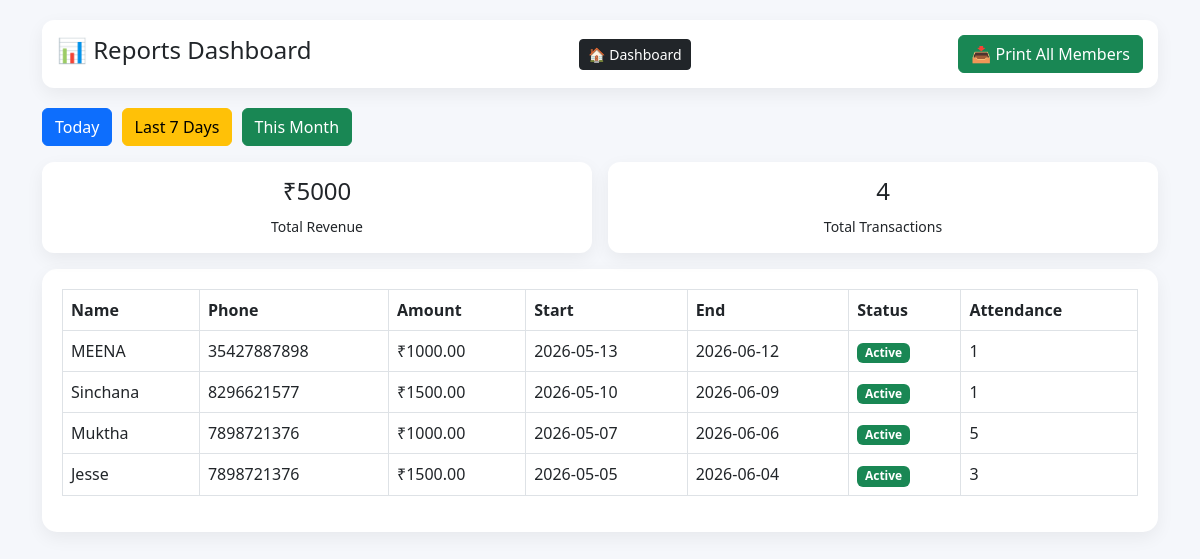
/report.php?filter=month, run on the app's committed database.
### tables this page shows
CREATE TABLE `members` (
  `id` int(11) NOT NULL,
  `name` varchar(100) DEFAULT NULL,
  `dob` date DEFAULT NULL,
  `address` text DEFAULT NULL,
  `phone` varchar(15) DEFAULT NULL,
  `gender` varchar(10) DEFAULT NULL,
  `occupation` varchar(100) DEFAULT NULL,
  `photo` varchar(255) DEFAULT 'default.png',
  `status` varchar(20) DEFAULT 'expired',
  `created_at` timestamp NOT NULL DEFAULT current_timestamp(),
  `gym_id` int(11) DEFAULT 1,
  `password` varchar(255) DEFAULT NULL
);

### report.php (the view, shortened to what this page needs)
<?php
include("../includes/db.php");
$filter = $_GET['filter'] ?? 'today';
$sql = "
SELECT
    m.id,
    m.name,
    m.phone,
    p.amount,
    p.start_date,
    p.end_date,
    /* ATTENDANCE COUNT */
    (
        SELECT COUNT(*)
        FROM attendance a
        WHERE a.member_id = m.id
    ) as attendance_count
FROM payments p
JOIN members m ON m.id = p.member_id
";
if ($filter == 'today') {
    $sql .= " WHERE DATE(p.start_date) = CURDATE() ";
}
elseif ($filter == 'week') {
    $sql .= " WHERE p.start_date >= DATE_SUB(CURDATE(), INTERVAL 7 DAY) ";
}
elseif ($filter == 'month') {
    $sql .= " WHERE MONTH(p.start_date) = MONTH(CURDATE())
              AND YEAR(p.start_date) = YEAR(CURDATE()) ";
}
$sql .= " ORDER BY p.id DESC";
$result = $conn->query($sql);
$totalRevenue = 0;
$totalCount = 0;
if($result){
    $rows = [];
    while($r = $result->fetch_assoc()){
        $rows[] = $r;
        $totalRevenue += $r['amount'];
        $totalCount++;
    }
}
?>
<!DOCTYPE html>
<html>
<head>
    <link href="https://cdn.jsdelivr.net/npm/bootstrap@5.3.0/dist/css/bootstrap.min.css" rel="stylesheet">
</head>
<body>
<div class="container">
    <div class="topbar">
        <h4>📊 Reports Dashboard</h4>
        <a href="../dashboard.php" class="btn btn-dark btn-sm">🏠 Dashboard</a>
  <a href="export_excel.php"
class="btn btn-success">
📥 Print All Members
</a>
</div>
    <div class="mb-3">
        <a href="?filter=today" class="btn btn-primary btn-filter">Today</a>
        <a href="?filter=week" class="btn btn-warning btn-filter">Last 7 Days</a>
        <a href="?filter=month" class="btn btn-success btn-filter">This Month</a>
    </div>
    <div class="row g-3 mb-3">
        <div class="col-md-6">
            <div class="stat-card">
                <h4>₹<?= $totalRevenue ?></h4>
                <small>Total Revenue</small>
            </div>
        </div>
        <div class="col-md-6">
            <div class="stat-card">
                <h4><?= $totalCount ?></h4>
                <small>Total Transactions</small>
            </div>
        </div>
    </div>
    <div class="box">
        <table class="table table-bordered table-hover">
            <tr>
                <th>Name</th>
                <th>Phone</th>
                <th>Amount</th>
                <th>Start</th>
                <th>End</th>
                <th>Status</th>
                <th>Attendance</th>
            </tr>
            <?php if(!empty($rows)) { foreach($rows as $row) { ?>
            <tr>
                <td><?= $row['name'] ?></td>
                <td><?= $row['phone'] ?></td>
                <td>₹<?= $row['amount'] ?></td>
                <td><?= $row['start_date'] ?></td>
                <td><?= $row['end_date'] ?></td>
                <td>
                    <?php if(strtotime($row['end_date']) >= time()) { ?>
                        <span class="badge bg-success">Active</span>
                    <?php } else { ?>
                        <span class="badge bg-danger">Expired</span>
                    <?php } ?>
                </td>
                <td><?= $row['attendance_count'] ?></td>
            </tr>
            <?php }} else { ?>
                <tr><td colspan="7">No records found</td></tr>
            <?php } ?>
        </table>
    </div>
</div>
</body>
</html>

### report.php (style rules this page uses)
body { background:#f5f7fb; font-family:Segoe UI; }
.topbar { background:white; padding:15px; border-radius:12px; margin:20px 0; display:flex; justify-content:space-between; align-items:center; box-shadow:0 6px 18px rgba(0,0,0,0.06); }
.box { background:white; padding:20px; border-radius:15px; box-shadow:0 6px 18px rgba(0,0,0,0.06); }
.stat-card { background:white; padding:15px; border-radius:12px; text-align:center; box-shadow:0 6px 18px rgba(0,0,0,0.06); }
.btn-filter { margin-right:5px; }

### data on the page
members: name "MEENA", phone "35427887898", amount "1000.00", start_date "2026-05-13", end_date "2026-06-12", attendance_count "1"
members: name "Sinchana", phone "8296621577", amount "1500.00", start_date "2026-05-10", end_date "2026-06-09", attendance_count "1"
members: name "Muktha", phone "7898721376", amount "1000.00", start_date "2026-05-07", end_date "2026-06-06", attendance_count "5"
members: name "Jesse", phone "7898721376", amount "1500.00", start_date "2026-05-05", end_date "2026-06-04", attendance_count "3"

### other printed values
$totalRevenue "5000"
$totalCount "4"
